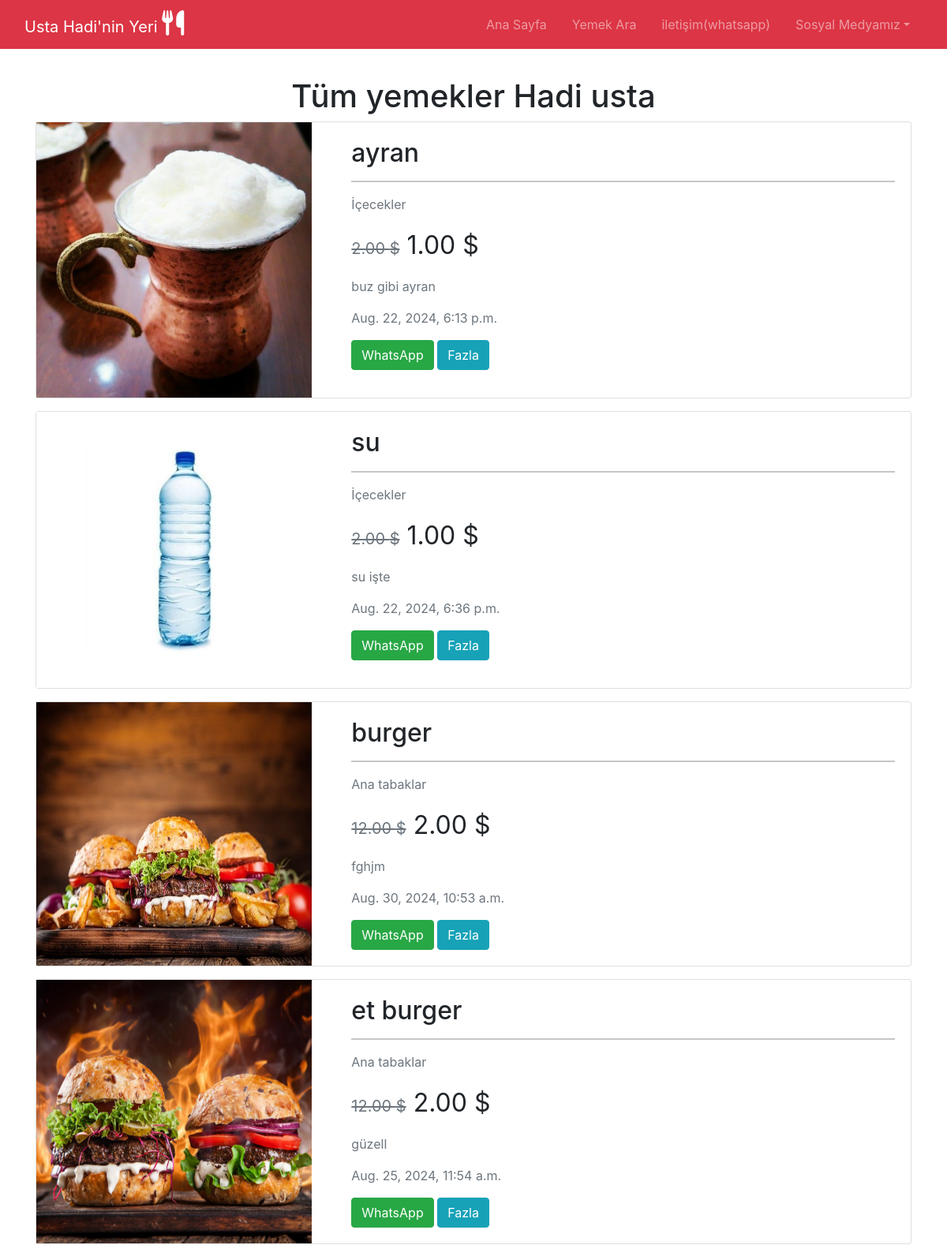
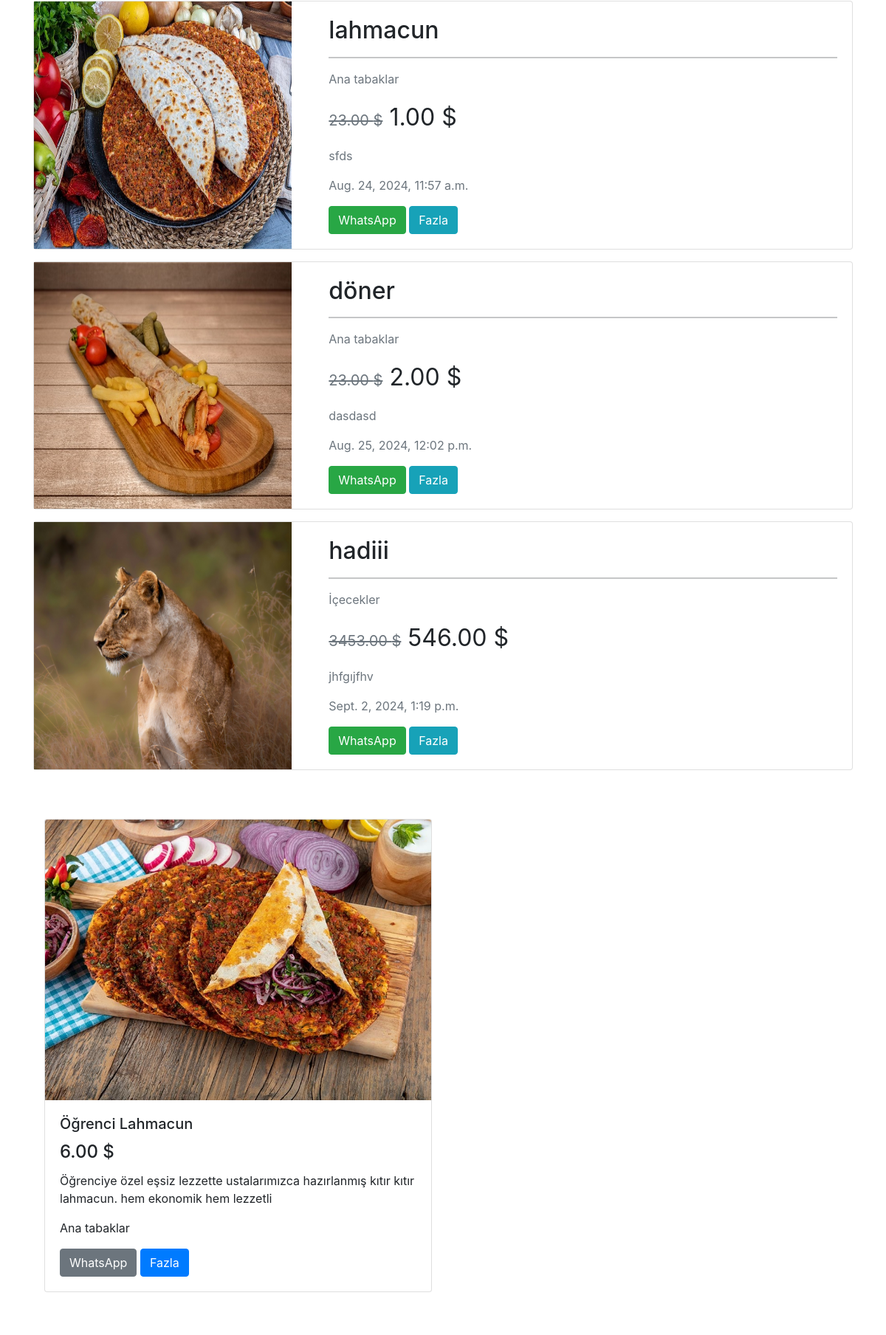
Page /all/ (upper part) on the committed database (2 pictures, top to bottom).
### products/models.py (models this page shows, shortened)
class Hotdeals(models.Model):
    title = models.CharField(max_length=100)
    image = models.ImageField(default='hotDeal_def.jpg', upload_to='hotdeal_pics/')
    description = models.TextField()
    oldPrice = models.DecimalField(max_digits=6, decimal_places=2)
    newPrice = models.DecimalField(max_digits=6, decimal_places=2)
    buyingMassage = models.TextField(default='رسالة الشراء')
    category = models.ForeignKey(Category, on_delete=models.CASCADE)
    sender_id = models.IntegerField()
    end_time = models.DateTimeField()

class Product(models.Model):
    title = models.CharField(max_length=100, default='عنوان الوجبة')
    image = models.ImageField(default='meal_def.jpg', upload_to='product_pics/')
    description = models.TextField(default='وصف الوجبة')
    price = models.DecimalField(max_digits=6, decimal_places=2, default=0.0)
    buyingMassage = models.TextField(default='رسالة الشراء')
    category = models.ForeignKey(Category, on_delete=models.CASCADE)
    sender_id = models.IntegerField(default=1)

### pages/models.py (models this page shows)
class Category(models.Model):
    name = models.CharField(max_length=100)
    restaurant = models.ForeignKey('Profile', on_delete=models.CASCADE, related_name='categories')
    def __str__(self):
        return self.name

class Profile(models.Model):
    name = models.CharField(max_length=100)
    image = models.ImageField(default='rest_def.jpg', upload_to='profile_pics/')
    cover = models.ImageField(default='cover_def.jpg', upload_to='cover_pics/')
    openTime = models.CharField(max_length=10)
    closeTime = models.CharField(max_length=10)
    tiktok = models.URLField(max_length=200, null=True, blank=True)
    whatsapp = models.URLField(max_length=200, null=True, blank=True)
    facebook = models.URLField(max_length=200, null=True, blank=True)
    instagram = models.URLField(max_length=200, null=True, blank=True)
    googleMaps = models.URLField(max_length=200, null=True, blank=True)
    currency = models.CharField(max_length=10, default='TL')
    class Meta:
        verbose_name = "Profile"

### pages/views.py (the view)
# urls.py: path("all/", views.all, name='all'),
def all(request):
    user = request.user
    products = Product.objects.all()
    hotdeals = Hotdeals.objects.all()
    categories = Category.objects.filter(restaurant=restaurant)
    return render(request, 'pages/all.html', {"thisPage": 'all', 'restaurant': restaurant, 'products': products, 'hotdeals': hotdeals, 'user': user, 'categories': categories})

### templates/pages/all.html
{% extends 'base.html' %}
{% block content %}
<div class="container mt-5">
        <h1 class="text-center">Tüm yemekler Hadi usta </h1>
{% for hotdeal in hotdeals %}
{% include "products/hotdeal.html" %}
{% endfor %}
{% for product in products %}
        {% include "products/product.html" %}
{% endfor %}
</div>
{% endblock %}

### templates/products/hotdeal.html
<div class="card mb-3">
  <div class="row g-0">
    <div class="col-md-4 d-flex ">
      <img
        class="img-fluid"
        src="{{ hotdeal.image.url }}"
        alt="{{ hotdeal.title }}"
      />
    </div>
    <div class="col-md-8">
      <div class="card-body">
        <h2 class="card-title">{{ hotdeal.title }}</h2>
        <hr>
        <p class="text-muted card-text ">{{ hotdeal.category }}</p>
        <p class="card-text fs-2"><strike class="text-muted fs-5">
          {{ hotdeal.oldPrice }} {{ restaurant.currency }}</strike>
          {{ hotdeal.newPrice }} {{ restaurant.currency }}
        </p>
        <p class="text-muted card-text">{{ hotdeal.description }}</p>
        <p class="text-muted card-text">{{ hotdeal.end_time }}</p>
        {% if user.is_authenticated %}
        <a href="{% url 'editHotdeal' hotdeal.id %}" class="btn btn-primary">
          Düzenle
        </a>
        {% else %}
        <a
          href="https://wa.me/{{ restaurant.whatsapp }}?text={{ hotdeal.buyingMassage }}"
          target="_blank"
          class="btn btn-success"
        >
          WhatsApp
        </a>
        <a href="{% url 'viewHotdeal' hotdeal.id %}" class="btn btn-info">
          Fazla
        </a>
        {% endif %}
      </div>
    </div>
  </div>
</div>

### templates/products/product.html
<div class="container">
    <div class="row">
            <div class="col-md-6 mb-4">
                <div class="card">
                    <img class="card-img-top" src="{{ product.image.url }}" alt="Card image cap">
                    <div class="card-body">
                        <h5 class="card-title">{{ product.title }}</h5>
                        <h4 class="card-title">{{ product.price }} {{ restaurant.currency }}</h4>
                        <p class="card-text">{{ product.description }}</p>
                        <p class="card-text">{{ product.category.name }}</p>
                        {% if user.is_authenticated %}
                            <a href="{% url 'editProduct' product.id %}" class="btn btn-primary">Düzenle</a>
                        {% else %}
                            <a href="https://wa.me/{{restaurant.whatsapp}}/?text={{product.buyingMassage}}" target="_blank" class="btn btn-secondary">WhatsApp</a>
                            <a href="{% url 'viewProduct' product.id %}" class="btn btn-primary">Fazla</a>
                        {% endif %}
                    </div>
                </div>
            </div>
    </div>
</div>

### static/css/base.css (style rules this page uses)
body { background-color: greenyellow; }

### templates/navbar.html (style rules this page uses)
.container { padding-top: 50px; }

### rows in the picture
Hotdeals: image (picture), title "ayran", category "İçecekler", oldPrice "2.00", newPrice "1.00", description "buz gibi ayran", end_time "Aug. 22, 2024, 6:13 p.m."
Profile: currency "$"
Hotdeals: image (picture), title "su", category "İçecekler", oldPrice "2.00", newPrice "1.00", description "su işte", end_time "Aug. 22, 2024, 6:36 p.m."
Hotdeals: image (picture), title "burger", category "Ana tabaklar", oldPrice "12.00", newPrice "2.00", description "fghjm", end_time "Aug. 30, 2024, 10:53 a.m."
Hotdeals: image (picture), title "et burger", category "Ana tabaklar", oldPrice "12.00", newPrice "2.00", description "güzell", end_time "Aug. 25, 2024, 11:54 a.m."
Hotdeals: image (picture), title "lahmacun", category "Ana tabaklar", oldPrice "23.00", newPrice "1.00", description "sfds", end_time "Aug. 24, 2024, 11:57 a.m."
Hotdeals: image (picture), title "döner", category "Ana tabaklar", oldPrice "23.00", newPrice "2.00", description "dasdasd", end_time "Aug. 25, 2024, 12:02 p.m."
Hotdeals: image (picture), title "hadiii", category "İçecekler", oldPrice "3453.00", newPrice "546.00", description "jhfgıjfhv", end_time "Sept. 2, 2024, 1:19 p.m."
Product: image (picture), title "Öğrenci Lahmacun", price "6.00", description "Öğrenciye özel eşsiz lezzette ustalarımızca hazırlanmış kıtır kıtır lahmacun. hem ekonomik hem lezzetli", category.name "Ana tabaklar"
